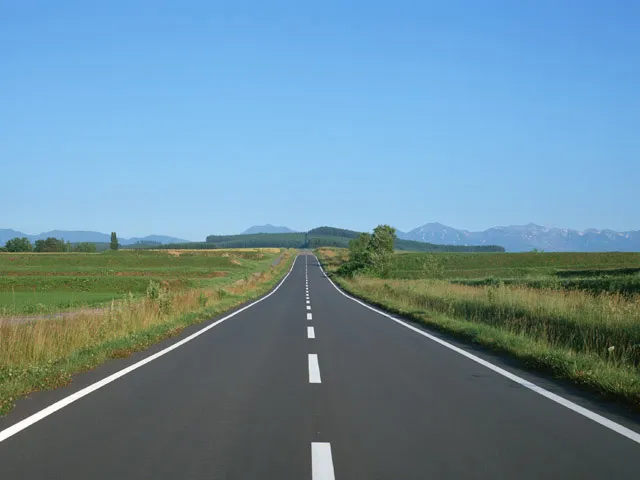
#> input picture Tutorial/OpenCV/image/road_camera.jpg, 640 x 480 px
$ python 8_1_HSV_with_Hough.py
#> lines starting #> are read from the running program, lines starting #| are printed output that depends on the picture; after the words box and inside, x2 and y2 are one past the last pixel; in counts of white or black regions, pixels touching at a corner belong together
#> further down, image is the input picture: shape (480, 640, 3); mean B, G, R 156.2, 139.7, 106.5
import cv2
import numpy as np

## HSV
def HSV_image(image):
    hsv_image = cv2.cvtColor(image,cv2.COLOR_BGR2HSV)
#> hsv_image: shape (480, 640, 3); mean H, S, V 86.1, 88.8, 165.4

    white_lower = np.array([0,0,200])
    white_upper = np.array([180,25,255])
    white_mask  = cv2.inRange(hsv_image,white_lower,white_upper)
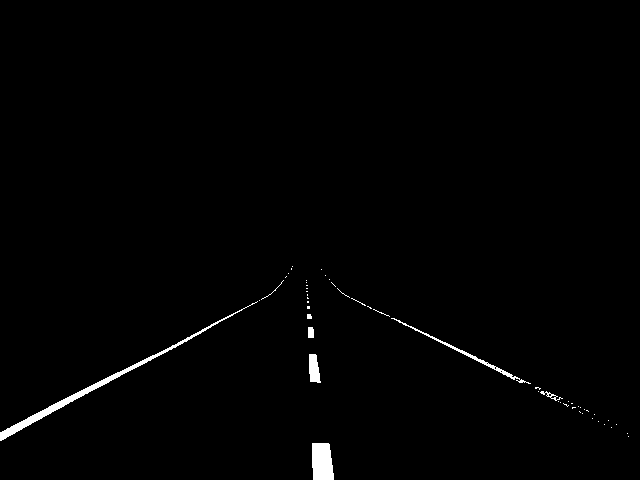
#> white_mask: shape (480, 640); 0.97% white; 53 white regions (45 under 20 px), largest, box (x1, y1, x2, y2) and area: (0, 301, 258, 441) 1283, (312, 443, 334, 480) 727, (391, 318, 531, 384) 394

    filtered_image = cv2.bitwise_and(image,image,mask=white_mask)

    return filtered_image

## Hough
def lane_detect(image):
    gray_image = cv2.cvtColor(image,cv2.COLOR_BGR2GRAY)
    blurred_image = cv2.GaussianBlur(gray_image,(5,5),0)
    edge_image = cv2.Canny(blurred_image, 50, 150)
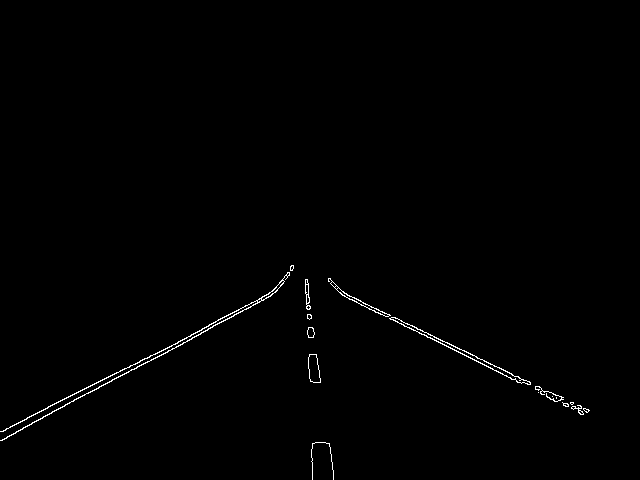
#> edge_image: shape (480, 640); 0.61% white in thin lines or dots, all inside (x1, y1, x2, y2) = (0, 265, 590, 480)

    lines = cv2.HoughLinesP(edge_image,1,np.pi/180,20,minLineLength=30,maxLineGap=200)
#> lines = 19 rows, first 6: [290, 266, 588, 411], [0, 440, 283, 283], [290, 270, 583, 413], [2, 440, 281, 285], [136, 368, 277, 290], [291, 266, 583, 408]
    line_image = np.zeros_like(image)

    if lines is not None:
        for line in lines:
            x1, y1, x2, y2 = line[0]
            cv2.line(line_image,(x1,y1),(x2,y2),(0,255,0),1)
#> this loop made 19 passes
#> (x1, y1, x2, y2) on passes 1 to 12: (290, 266, 588, 411), (0, 440, 283, 283), (290, 270, 583, 413), (2, 440, 281, 285), (136, 368, 277, 290), (291, 266, 583, 408), (3, 431, 283, 282), (305, 279, 312, 479), (88, 393, 278, 288), (306, 279, 333, 476), (290, 267, 587, 412), (2, 431, 74, 393)
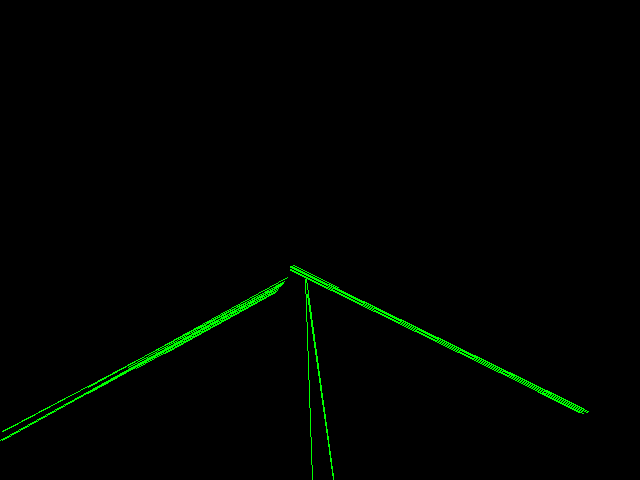
#> line_image: shape (480, 640, 3); mean of channels 0, 1, 2 0, 2.9, 0; drawn as B, G, R

        combined_image = cv2.addWeighted(image,0.8,line_image, 1, 1)

    else:
        combined_image = image

    return combined_image

image_path = './image/road_camera.jpg'
image = cv2.imread(image_path)

filtered_image = HSV_image(image)
detected_image = lane_detect(filtered_image)

cv2.imshow('Original_image',image)
cv2.imshow('Filtered_image',filtered_image)
cv2.imshow('Detected_image',detected_image)
cv2.waitKey(0)
cv2.destroyAllWindows()
